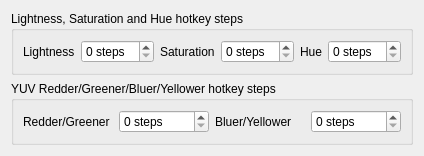
    <widget class="QWidget" name="hotKeyOptions" native="true">
     <layout class="QVBoxLayout" name="hotkeyOptions">
      <item>
       <widget class="QGroupBox" name="hsy">
        <property name="title">
         <string>Lightness, Saturation and Hue hotkey steps</string>
        </property>
        <layout class="QHBoxLayout" name="horizontalLayout_5">
         <item>
          <widget class="QLabel" name="label_8">
           <property name="text">
            <string>Lightness</string>
           </property>
          </widget>
         </item>
         <item>
          <widget class="QSpinBox" name="sb_lightness">
           <property name="suffix">
            <string> steps</string>
           </property>
          </widget>
         </item>
         <item>
          <widget class="QLabel" name="label_13">
           <property name="text">
            <string>Saturation</string>
           </property>
          </widget>
         </item>
         <item>
          <widget class="QSpinBox" name="sb_saturation">
           <property name="suffix">
            <string> steps</string>
           </property>
          </widget>
         </item>
         <item>
          <widget class="QLabel" name="label_17">
           <property name="text">
            <string>Hue</string>
           </property>
          </widget>
         </item>
         <item>
          <widget class="QSpinBox" name="sb_hue">
           <property name="suffix">
            <string> steps</string>
           </property>
          </widget>
         </item>
        </layout>
       </widget>
      </item>
      <item>
       <widget class="QGroupBox" name="horizontalGroupBox_2">
        <property name="title">
         <string>YUV Redder/Greener/Bluer/Yellower hotkey steps</string>
        </property>
        <layout class="QHBoxLayout" name="yuv">
         <item>
          <widget class="QLabel" name="label_18">
           <property name="text">
            <string>Redder/Greener</string>
           </property>
          </widget>
         </item>
         <item>
          <widget class="QSpinBox" name="sb_rg">
           <property name="suffix">
            <string> steps</string>
           </property>
          </widget>
         </item>
         <item>
          <widget class="QLabel" name="label_19">
           <property name="text">
            <string>Bluer/Yellower</string>
           </property>
          </widget>
         </item>
         <item>
          <widget class="QSpinBox" name="sb_by">
           <property name="suffix">
            <string> steps</string>
           </property>
          </widget>
         </item>
        </layout>
       </widget>
      </item>
     </layout>
    </widget>
